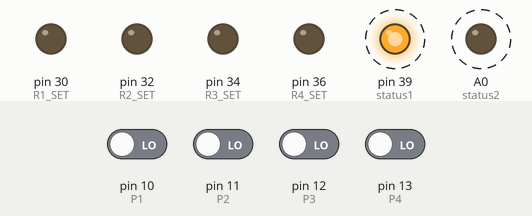
This sketch was run on a simulated Arduino Mega 2560, built with avr-gcc and run on an emulated ATmega2560. Parts: output pins drawn as LEDs (lit = HIGH). Dashed ring = blinking. The inputs (shaded band) are chosen by the test bench; at power-on: pin 10 (P1), pin 11 (P2), pin 12 (P3), pin 13 (P4) LOW. Pins used as bus, display or sensor lines are not drawn; what the sketch prints to the serial monitor is not drawn.

Above: at 0.5 s.
Timing chart, 0 to 4.6 s (numbered marks = the images above):
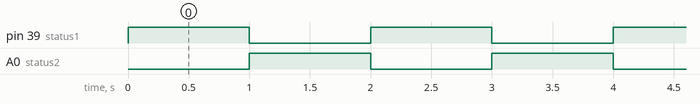

Measured:
- by itself, pin 39 (status1), A0 (status2): alternates HIGH for 1.0 s and LOW for 1.0 s

The sketch:

demo_1.ino
```cpp
/*
  DEMO #1.0
  MARCO BOSCHINI
  31/01/2015

  - BLINK LED STATUS
  - BLINK LED SU PANNELLO
  - PREMENDO IL PULSANTE SU PANNELLO SI DEVE ACCENDERE IL LED E RELè CORRISPONDENTE

 */


int status1 = 39;
int status2 = A0;

int P1 = 10;
int P2 = 11;
int P3 = 12;
int P4 = 13;

int R1_SET = 30;
int R1_RESET = 31;

int R2_SET = 32;
int R2_RESET = 33;

int R3_SET = 34;
int R3_RESET = 35;

int R4_SET = 36;
int R4_RESET = 37;

int val = 0;

// the setup routine runs once when you press reset:
void setup() {

  // init I/O digitali

  pinMode(status1, OUTPUT);
  pinMode(status2, OUTPUT);

  pinMode(P1, INPUT);
  pinMode(P2, INPUT);
  pinMode(P3, INPUT);
  pinMode(P4, INPUT);

  pinMode(R1_SET, OUTPUT);
  pinMode(R1_RESET, OUTPUT);

  pinMode(R2_SET, OUTPUT);
  pinMode(R2_RESET, OUTPUT);

  pinMode(R3_SET, OUTPUT);
  pinMode(R3_RESET, OUTPUT);

  pinMode(R4_SET, OUTPUT);
  pinMode(R4_RESET, OUTPUT);

  // init seriale console

  Serial.begin(9600);

}

// the loop routine runs over and over again forever:
void loop() {

  digitalWrite(status1, HIGH);   // turn the LED on (HIGH is the voltage level)
  digitalWrite(status2, LOW);   // turn the LED on (HIGH is the voltage level)
  delay(1000);               // wait for a second

  digitalWrite(status1, LOW);   // turn the LED on (HIGH is the voltage level)
  digitalWrite(status2, HIGH);   // turn the LED on (HIGH is the voltage level)

  // pulsante 1 >> relè 1
  val = digitalRead(P1);
  if(P1 == HIGH){
    digitalWrite(R1_SET, HIGH);
  }else{
    digitalWrite(R1_RESET, HIGH);
  }

  // pulsante 2 >> relè 2
  val = digitalRead(P2);
  if(P2 == HIGH){
    digitalWrite(R2_SET, HIGH);
  }else{
    digitalWrite(R2_RESET, HIGH);
  }

  // pulsante 3 >> relè 3
  val = digitalRead(P3);
  if(P3 == HIGH){
    digitalWrite(R3_SET, HIGH);
  }else{
    digitalWrite(R3_RESET, HIGH);
  }

  // pulsante 4 >> relè 4
  val = digitalRead(P4);
  if(P4 == HIGH){
    digitalWrite(R4_SET, HIGH);
  }else{
    digitalWrite(R4_RESET, HIGH);
  }

  delay(1000);

  //reset comandi relè
  digitalWrite(R1_SET, LOW);
  digitalWrite(R1_RESET, LOW);

  digitalWrite(R2_SET, LOW);
  digitalWrite(R2_RESET, LOW);

  digitalWrite(R3_SET, LOW);
  digitalWrite(R3_RESET, LOW);

  digitalWrite(R4_SET, LOW);
  digitalWrite(R4_RESET, LOW);

  //scrittura seriale console
  Serial.println("LOOP");

}
```
